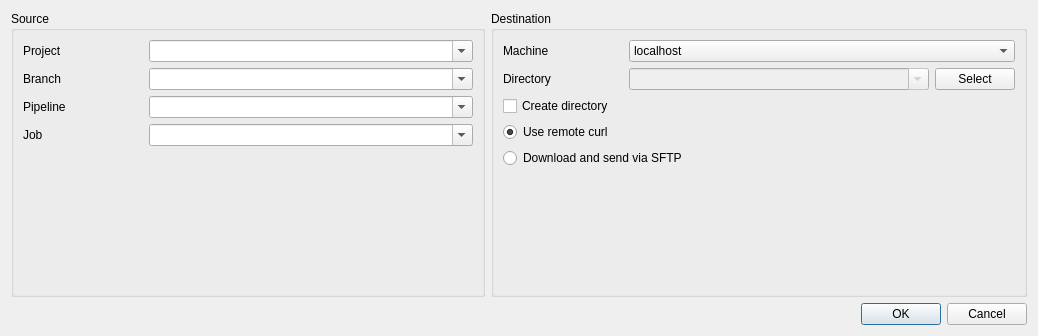
<?xml version="1.0" encoding="UTF-8"?>
<ui version="4.0">
 <class>DeployDialog</class>
 <widget class="QDialog" name="DeployDialog">
  <property name="geometry">
   <rect>
    <x>0</x>
    <y>0</y>
    <width>1038</width>
    <height>336</height>
   </rect>
  </property>
  <property name="windowTitle">
   <string>Dialog</string>
  </property>
  <layout class="QVBoxLayout" name="verticalLayout_3">
   <item>
    <layout class="QHBoxLayout" name="horizontalLayout_6">
     <item>
      <widget class="QGroupBox" name="groupBox">
       <property name="title">
        <string>Source</string>
       </property>
       <layout class="QVBoxLayout" name="verticalLayout">
        <item>
         <layout class="QHBoxLayout" name="horizontalLayout">
          <item>
           <widget class="QLabel" name="labelProject">
            <property name="minimumSize">
             <size>
              <width>0</width>
              <height>0</height>
             </size>
            </property>
            <property name="maximumSize">
             <size>
              <width>120</width>
              <height>16777215</height>
             </size>
            </property>
            <property name="text">
             <string>Project</string>
            </property>
           </widget>
          </item>
          <item>
           <widget class="QComboBox" name="comboBoxProject">
            <property name="minimumSize">
             <size>
              <width>120</width>
              <height>0</height>
             </size>
            </property>
            <property name="editable">
             <bool>true</bool>
            </property>
           </widget>
          </item>
         </layout>
        </item>
        <item>
         <layout class="QHBoxLayout" name="horizontalLayout_2">
          <item>
           <widget class="QLabel" name="labelBranch">
            <property name="minimumSize">
             <size>
              <width>0</width>
              <height>0</height>
             </size>
            </property>
            <property name="maximumSize">
             <size>
              <width>120</width>
              <height>16777215</height>
             </size>
            </property>
            <property name="text">
             <string>Branch</string>
            </property>
           </widget>
          </item>
          <item>
           <widget class="QComboBox" name="comboBoxBranch">
            <property name="enabled">
             <bool>true</bool>
            </property>
            <property name="minimumSize">
             <size>
              <width>120</width>
              <height>0</height>
             </size>
            </property>
            <property name="editable">
             <bool>true</bool>
            </property>
           </widget>
          </item>
         </layout>
        </item>
        <item>
         <layout class="QHBoxLayout" name="horizontalLayout_7">
          <item>
           <widget class="QLabel" name="labelPipeline">
            <property name="minimumSize">
             <size>
              <width>0</width>
              <height>0</height>
             </size>
            </property>
            <property name="maximumSize">
             <size>
              <width>120</width>
              <height>16777215</height>
             </size>
            </property>
            <property name="text">
             <string>Pipeline</string>
            </property>
           </widget>
          </item>
          <item>
           <widget class="QComboBox" name="comboBoxPipeline">
            <property name="enabled">
             <bool>true</bool>
            </property>
            <property name="editable">
             <bool>true</bool>
            </property>
           </widget>
          </item>
         </layout>
        </item>
        <item>
         <layout class="QHBoxLayout" name="horizontalLayout_3">
          <item>
           <widget class="QLabel" name="labelJob">
            <property name="minimumSize">
             <size>
              <width>0</width>
              <height>0</height>
             </size>
            </property>
            <property name="maximumSize">
             <size>
              <width>120</width>
              <height>16777215</height>
             </size>
            </property>
            <property name="text">
             <string>Job</string>
            </property>
           </widget>
          </item>
          <item>
           <widget class="QComboBox" name="comboBoxJob">
            <property name="enabled">
             <bool>true</bool>
            </property>
            <property name="minimumSize">
             <size>
              <width>120</width>
              <height>0</height>
             </size>
            </property>
            <property name="editable">
             <bool>true</bool>
            </property>
           </widget>
          </item>
         </layout>
        </item>
        <item>
         <spacer name="verticalSpacer">
          <property name="orientation">
           <enum>Qt::Vertical</enum>
          </property>
          <property name="sizeType">
           <enum>QSizePolicy::Expanding</enum>
          </property>
          <property name="sizeHint" stdset="0">
           <size>
            <width>20</width>
            <height>40</height>
           </size>
          </property>
         </spacer>
        </item>
       </layout>
      </widget>
     </item>
     <item>
      <widget class="QGroupBox" name="groupBox_2">
       <property name="title">
        <string>Destination</string>
       </property>
       <layout class="QVBoxLayout" name="verticalLayout_4">
        <item>
         <layout class="QHBoxLayout" name="horizontalLayout_4">
          <item>
           <widget class="QLabel" name="labelMachine">
            <property name="minimumSize">
             <size>
              <width>120</width>
              <height>0</height>
             </size>
            </property>
            <property name="maximumSize">
             <size>
              <width>120</width>
              <height>16777215</height>
             </size>
            </property>
            <property name="text">
             <string>Machine</string>
            </property>
           </widget>
          </item>
          <item>
           <widget class="QComboBox" name="comboBoxMachine">
            <property name="minimumSize">
             <size>
              <width>300</width>
              <height>0</height>
             </size>
            </property>
            <property name="editable">
             <bool>false</bool>
            </property>
            <item>
             <property name="text">
              <string>localhost</string>
             </property>
            </item>
           </widget>
          </item>
         </layout>
        </item>
        <item>
         <layout class="QHBoxLayout" name="horizontalLayout_5">
          <item>
           <widget class="QLabel" name="labelDirectory">
            <property name="minimumSize">
             <size>
              <width>120</width>
              <height>0</height>
             </size>
            </property>
            <property name="maximumSize">
             <size>
              <width>120</width>
              <height>16777215</height>
             </size>
            </property>
            <property name="text">
             <string>Directory</string>
            </property>
           </widget>
          </item>
          <item>
           <widget class="QComboBox" name="comboBoxDirectory">
            <property name="enabled">
             <bool>false</bool>
            </property>
            <property name="minimumSize">
             <size>
              <width>300</width>
              <height>0</height>
             </size>
            </property>
            <property name="editable">
             <bool>true</bool>
            </property>
            <property name="insertPolicy">
             <enum>QComboBox::InsertAtTop</enum>
            </property>
           </widget>
          </item>
          <item>
           <widget class="QPushButton" name="buttonSelectDir">
            <property name="text">
             <string>Select</string>
            </property>
           </widget>
          </item>
         </layout>
        </item>
        <item>
         <widget class="QCheckBox" name="checkBox">
          <property name="text">
           <string>Create directory</string>
          </property>
         </widget>
        </item>
        <item>
         <layout class="QVBoxLayout" name="verticalLayout_2">
          <item>
           <widget class="QRadioButton" name="radioButtonCurl">
            <property name="text">
             <string>Use remote curl</string>
            </property>
            <property name="checked">
             <bool>true</bool>
            </property>
           </widget>
          </item>
          <item>
           <widget class="QRadioButton" name="radioButtonSftp">
            <property name="text">
             <string>Download and send via SFTP</string>
            </property>
           </widget>
          </item>
         </layout>
        </item>
        <item>
         <spacer name="verticalSpacer_2">
          <property name="orientation">
           <enum>Qt::Vertical</enum>
          </property>
          <property name="sizeHint" stdset="0">
           <size>
            <width>20</width>
            <height>139</height>
           </size>
          </property>
         </spacer>
        </item>
       </layout>
      </widget>
     </item>
    </layout>
   </item>
   <item>
    <widget class="QDialogButtonBox" name="buttonBox">
     <property name="orientation">
      <enum>Qt::Horizontal</enum>
     </property>
     <property name="standardButtons">
      <set>QDialogButtonBox::Cancel|QDialogButtonBox::Ok</set>
     </property>
    </widget>
   </item>
  </layout>
 </widget>
 <resources/>
 <connections>
  <connection>
   <sender>buttonBox</sender>
   <signal>accepted()</signal>
   <receiver>DeployDialog</receiver>
   <slot>accept()</slot>
   <hints>
    <hint type="sourcelabel">
     <x>252</x>
     <y>340</y>
    </hint>
    <hint type="destinationlabel">
     <x>157</x>
     <y>274</y>
    </hint>
   </hints>
  </connection>
  <connection>
   <sender>buttonBox</sender>
   <signal>rejected()</signal>
   <receiver>DeployDialog</receiver>
   <slot>reject()</slot>
   <hints>
    <hint type="sourcelabel">
     <x>320</x>
     <y>340</y>
    </hint>
    <hint type="destinationlabel">
     <x>286</x>
     <y>274</y>
    </hint>
   </hints>
  </connection>
 </connections>
</ui>
